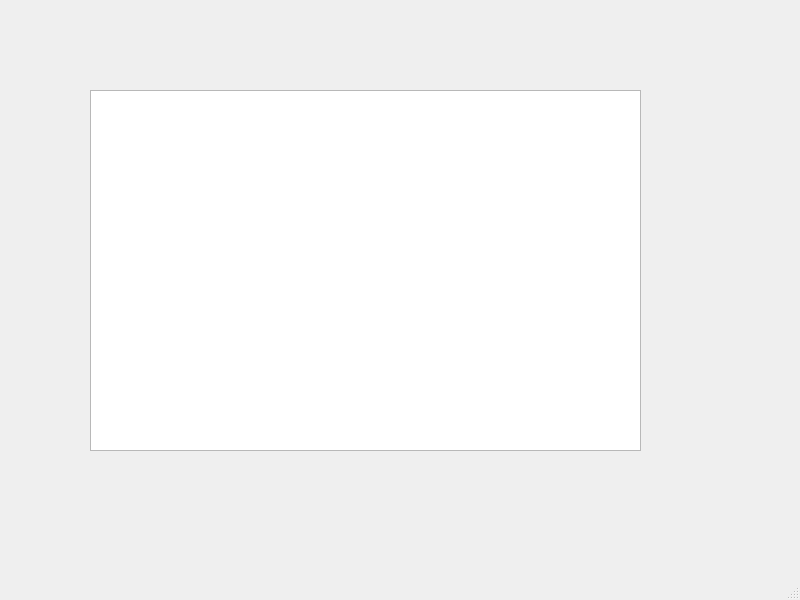
<?xml version="1.0" encoding="UTF-8"?>
<ui version="4.0">
 <class>MainWindow</class>
 <widget class="QMainWindow" name="MainWindow">
  <property name="geometry">
   <rect>
    <x>0</x>
    <y>0</y>
    <width>800</width>
    <height>600</height>
   </rect>
  </property>
  <property name="windowTitle">
   <string>MainWindow</string>
  </property>
  <widget class="QWidget" name="centralwidget">
   <widget class="QListWidget" name="listWidget">
    <property name="geometry">
     <rect>
      <x>90</x>
      <y>90</y>
      <width>551</width>
      <height>361</height>
     </rect>
    </property>
   </widget>
  </widget>
  <widget class="QMenuBar" name="menubar">
   <property name="geometry">
    <rect>
     <x>0</x>
     <y>0</y>
     <width>800</width>
     <height>26</height>
    </rect>
   </property>
  </widget>
  <widget class="QStatusBar" name="statusbar"/>
 </widget>
 <resources/>
 <connections/>
</ui>
